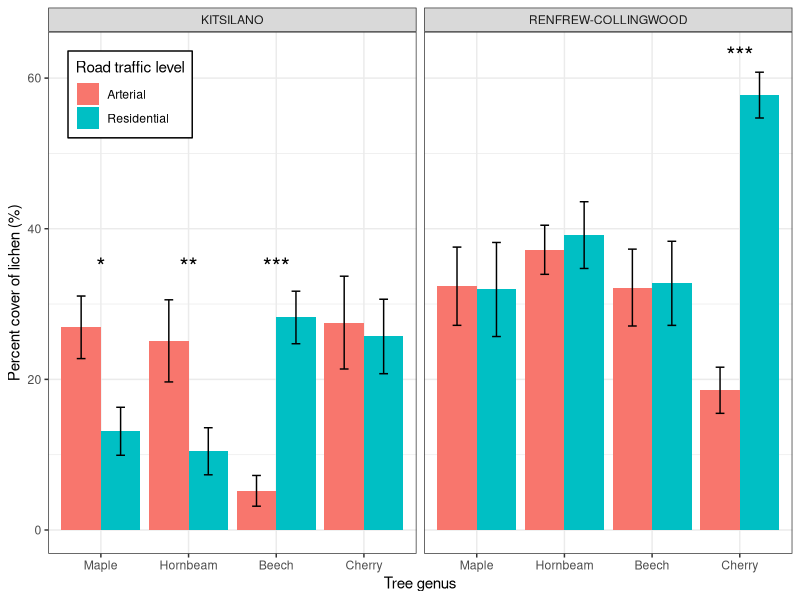
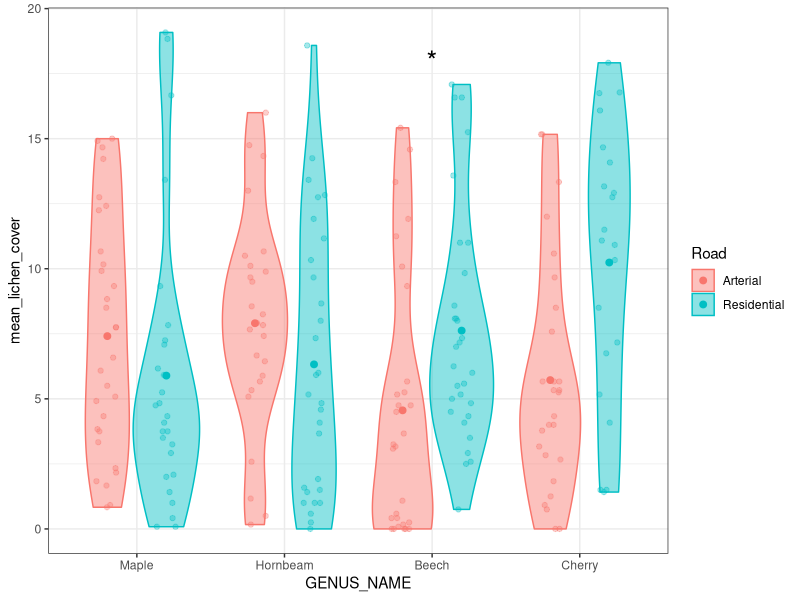
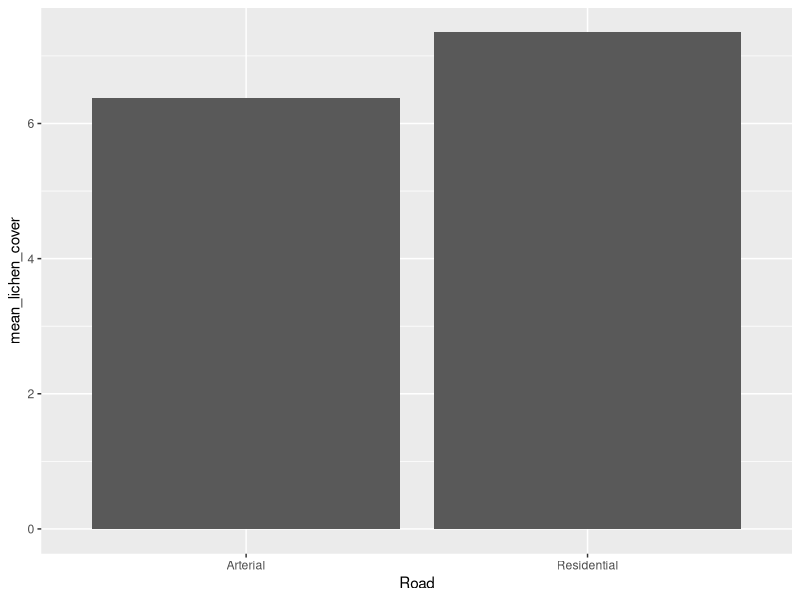
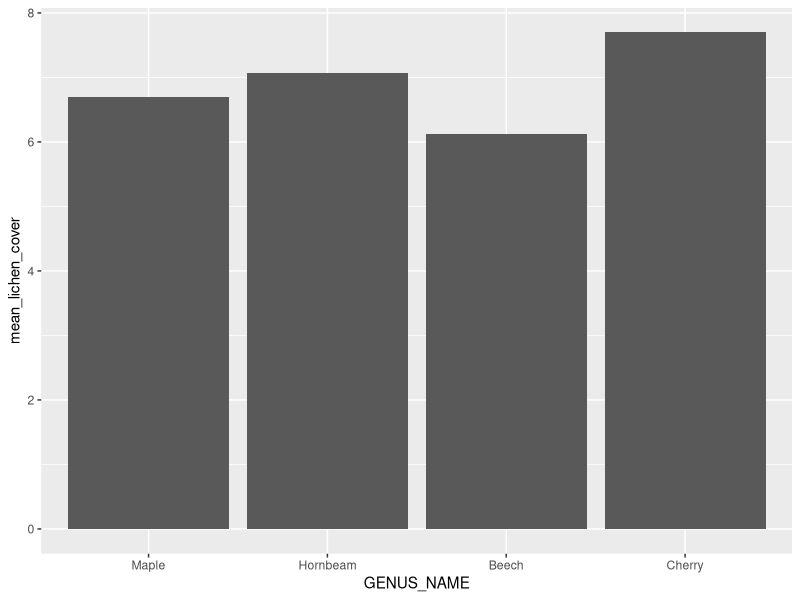
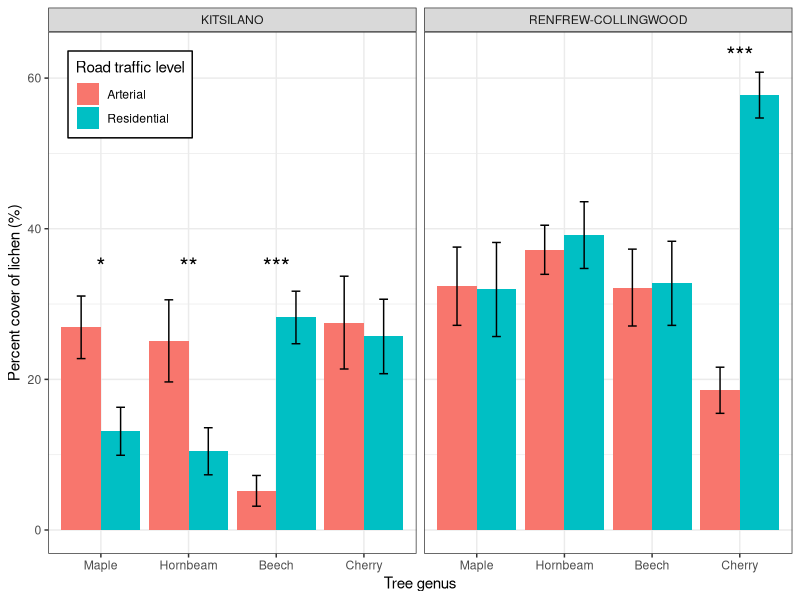
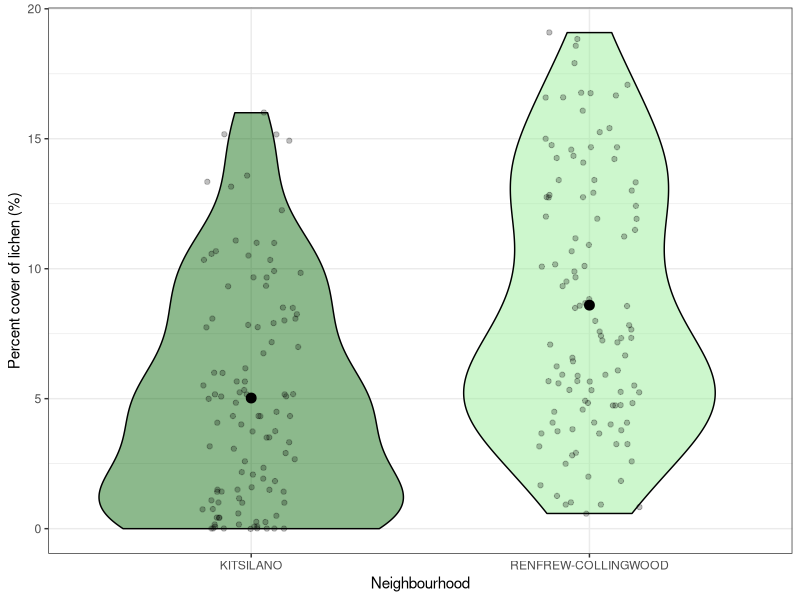

These charts were generated, in order, by the following R code:
library(tidyverse)
library(cowplot)

final_data <- read.csv("final_data.csv", stringsAsFactors = TRUE)

levels(final_data$GENUS_NAME) <- c("Maple", "Hornbeam", "Beech", "Cherry")

#Plot of lichen abundance for each tree genus, paired bars for arterial vs residential
#create data for *** annotations
plot_annotations <- data.frame(label = c("***","**","*","***"),
                               NEIGHBOURHOOD_NAME = c("KITSILANO", "KITSILANO", 
                                                      "KITSILANO", "RENFREW-COLLINGWOOD"),
                               GENUS_NAME = c("Beech", "Hornbeam", "Maple", "Cherry"), 
                               Road = c("Residential", "Residential", "Residential", "Residential"),
                               height = c(35,35,35,63))

road_genus_neighbourhood_plot <- ggplot(final_data, 
                                        aes(x=GENUS_NAME, y = mean_lichen_cover/25*100, fill = Road)) +
  stat_summary(geom = "bar", fun = "mean", position = "dodge") +
  stat_summary(geom = "errorbar", fun.data = "mean_se", position = position_dodge(width = 0.9), width = 0.2) +
  labs(y = "Percent cover of lichen (%)",
       x = "Tree genus", 
       fill = "Road traffic level") +
  facet_wrap(~NEIGHBOURHOOD_NAME) +
  geom_text(data = plot_annotations, mapping = aes(x=GENUS_NAME, y = height, label = label),
            size = 6) +
  theme_bw() +
  theme(legend.position = "inside",
        legend.position.inside = c(0.11,0.88),
        legend.background = element_rect(colour = "black"))
road_genus_neighbourhood_plot
ggsave("Figures/lichen_plot1.png", road_genus_neighbourhood_plot, units = "mm", width = 240, height = 140)


#Or with viollin and data behind - don't like
ggplot(final_data, aes(x=GENUS_NAME, y = mean_lichen_cover, fill = Road, colour = Road)) +
  geom_point(position = position_jitterdodge(jitter.width = 0.3, dodge.width = 0.8), 
             alpha = 0.35, size = 1.5) +
  geom_violin(alpha = 0.45, position = position_dodge(width = 0.8)) +
  stat_summary(geom = "point", fun = "mean", size = 2, 
               position = position_dodge(width =0.8), pch = 21) +
  annotate(geom = "text", x=3, y=18, label = "*", size = 7) +
  theme_bw()

#by neighbourhood
neighbourhood_lichen_plot <- ggplot(final_data, aes(x=NEIGHBOURHOOD_NAME, y=mean_lichen_cover, fill = NEIGHBOURHOOD_NAME)) +
  geom_violin(alpha = 0.45, colour = "black") +
  geom_point(position = position_jitter(width = 0.15), alpha =0.25)+
  stat_summary(fun = "mean", geom = "point", size = 3, colour = "black")+
  scale_fill_manual(values = c("darkgreen", "lightgreen"))+
  labs(x="Neighbourhood", 
       y = "Percent cover of lichen (%)") +
  theme_bw() +
  theme(legend.position = "none")
ggsave("Figures/lichen_plot2.png", neighbourhood_lichen_plot, units = "mm", width = 90, height = 120)



#by road
ggplot(final_data, aes(x=Road, y=mean_lichen_cover)) +
  stat_summary(fun = "mean", geom = "bar")

#by genus
ggplot(final_data, aes(x=GENUS_NAME, y=mean_lichen_cover)) +
  stat_summary(fun = "mean", geom = "bar")


final_data %>% 
  group_by(NEIGHBOURHOOD_NAME) %>% 
  summarize(mean = mean(mean_lichen_cover, na.rm = TRUE))
